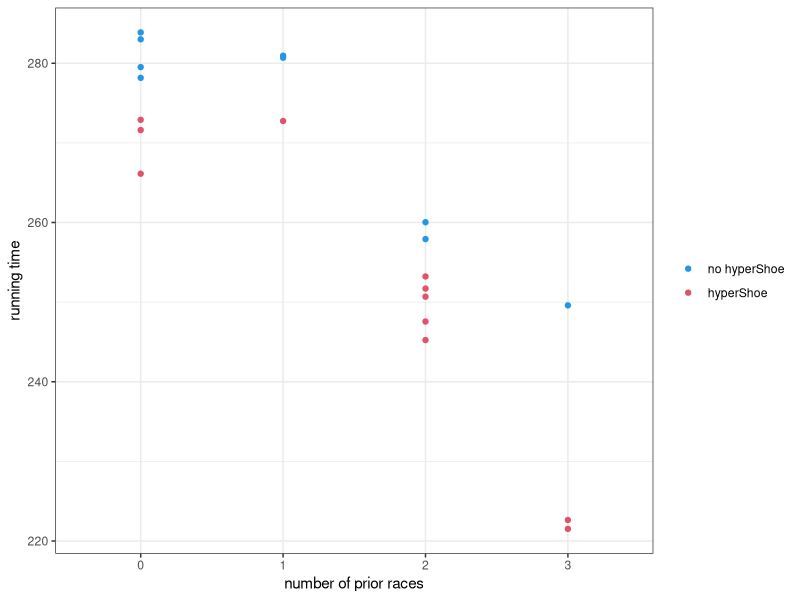
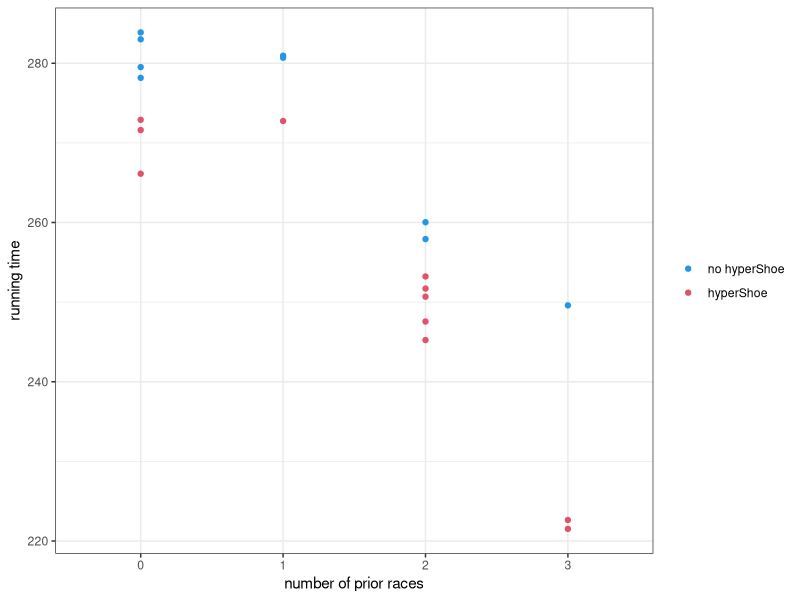

Recreate these plots in R, in order. (Note: this script raises an error after producing the figures.)
library(tidyverse)
library(ggrepel)

set.seed(62)
n <- 20
prior_race <- sample(c(0, 1, 2, 3), n, replace = T)

dat <- data.frame(prior_race)

for (i in 0:max(prior_race)) {
  dat[,i + 2] <-  ifelse(dat$prior_race == i, 1, 0)
  names(dat)[i + 2] <- paste0('prior_race', i)
}


dat <- dat[, 2:length(dat)]
Y1 <- as.matrix(cbind(rep(1, nrow(dat)), dat)) %*% c(230, 40, 40, 20, -5)
Y0 <- as.matrix(cbind(rep(1, nrow(dat)), dat)) %*% c(235, 45, 45, 25, 15)

Y1 <- Y1 + rnorm(n, 0, 2.5)
Y0 <- Y0 + rnorm(n, 0, 2.5)

Z <- rbinom(n, 1, .5)
Y <- ifelse(Z == 1, Y1, Y0)
data.frame(Y, prior_race, Z) %>%
  ggplot(aes(as.factor(prior_race), Y, col = as.factor(Z))) +
  geom_point() +
  scale_color_manual(values = c(4, 2), labels = c('no hyperShoe', 'hyperShoe')) +
  labs(x = 'number of prior races', y = 'running time', color = NULL) +
  theme_bw()

ggsave('inst/app/www/learn/fundemental/plots/p1.png', device = 'png', height = 5, width = 8)




table1 <- tibble(runner = 1:20, prior_race, Z, Y0, Y1, Y) %>%
  rename(hyperShoe = Z,
         `prior races` = prior_race) %>%
  map_df(., function(x){round(x, 0)}) %>%
  mutate(Y0 = ifelse(hyperShoe == 1, NA, Y0),
         Y1 = ifelse(hyperShoe == 0, NA, Y1))

write_csv(table1, '~/Dropbox/thinkCausal_dev/thinkCausal/inst/extdata/fundamental_table1.csv')



# set.seed(21)
# Y1 <- floor(250 - 5 + rnorm(10, 0, 2))
# Y0 <- floor(250 + rnorm(10, 0, 2))
#
# dat.nf <- data.frame(runner = 1:10, `first race` = 'no', Y0, Y1)
#
# Y1 <- floor(265 - 5 + rnorm(20, 0, 2))
# Y0 <- floor(265 + rnorm(20, 0, 2))
#
#
# dat.f<- data.frame(runner = 11:30, `first race` = 'yes', Y0, Y1)
#
# dat <- rbind(dat.nf, dat.f)
# dat$Z <- rbinom(30, 1, .5)
# dat$Y <- ifelse(dat$Z == 1, dat$Y1, dat$Y0)
#
# dat <- dat[sample(1:nrow(dat), nrow(dat)), ]
# dat$runner <- 1:nrow(dat)
# rownames(dat) <- 1:nrow(dat)
# hold <- dat[2,]
# dat[2,] <- dat[23,]
# dat[23,] <- hold
# rownames(dat) <- 1:nrow(dat)
# dat$runner <- 1:nrow(dat)
# table1 <- dat %>% select(-first.race) %>% select(runner, Z, Y0, Y1, Y) %>% rename(`hyperShoe` = Z)
#
# write_csv(table1, '~/Dropbox/thinkCausal_dev/thinkCausal/inst/extdata/fundamental_table1.csv')
#
#
# write_csv(table1[1,], '~/Dropbox/thinkCausal_dev/thinkCausal/inst/extdata/fundamental_table2.csv')
#
#
# dat[1, ] %>%
#   pivot_longer(cols = c(Y0, Y1)) %>%
#   mutate(cf = ifelse(Z != str_sub(name, -1), T, F)) %>%
#   filter(name == 'Y1') %>%
#   ggplot(aes(name, value, col = name, label = runner)) +
#   geom_point(aes(shape = cf)) +
#   scale_shape_manual(values = c(19, 21), labels = c('observed', 'counterfactual')) +
#   scale_x_discrete(limits = c('Y0', 'Y1')) +
#   coord_cartesian(ylim = c(240, 270)) +
#   geom_text_repel(show.legend = FALSE, seed = 4) +
#   scale_color_manual(values = c(2)) +
#   theme_bw() +
#   labs(x = 'Potential Outcomes', col = NULL, y = 'Running Time', title = 'Runner 1', subtitle = 'observed outcome', shape = NULL)
#
# ggsave('inst/app/www/learn/fundemental/plots/p1.png', device = 'png', height = 5, width = 8)
#
#
#
#
# dat[1, ] %>%
#   pivot_longer(cols = c(Y0, Y1)) %>%
#   mutate(cf = ifelse(Z != str_sub(name, -1), T, F)) %>%
#   ggplot(aes(name, value, col = name, label = runner)) +
#   geom_point(aes(shape = cf)) +
#   scale_shape_manual(values = c(19, 21), labels = c('observed', 'counterfactual')) +
#   geom_text_repel(show.legend = FALSE, seed = 4) +
#   scale_color_manual(values = c(4, 2)) +
#   coord_cartesian(ylim = c(240, 270)) +
#   theme_bw() +
#   labs(x = 'Potential Outcomes', col = NULL, y = 'Running Time', title = 'Runner 1', subtitle = 'observed and counter-factual outcomes', shape = NULL)
#
# ggsave('inst/app/www/learn/fundemental/plots/p2.png', device = 'png', height = 5, width = 8)
#
#
#
# dat[1:2, ] %>%
#   pivot_longer(cols = c(Y0, Y1)) %>%
#   slice(c(1,2,3)) %>%
#   mutate(cf = ifelse(Z != str_sub(name, -1), T, F)) %>%
#   ggplot(aes(name, value, col = name, label = runner)) +
#   geom_point(aes(shape = cf)) +
#   scale_shape_manual(values = c(19, 21), labels = c('observed', 'counterfactual')) +
#   geom_text_repel(show.legend = FALSE, seed = 4) +
#   scale_color_manual(values = c(4, 2)) +
#   coord_cartesian(ylim = c(240, 270)) +
#   theme_bw() +
#   labs(x = 'Potential Outcomes', col = NULL, y = 'Running Time', title = 'Runners 1 & 2',subtitle = "consider runner 2's observed outcome", shape = NULL)
#
# ggsave('inst/app/www/learn/fundemental/plots/p3.png', device = 'png', height = 5, width = 8)
#
#
# dat[1:2, ] %>%
#   pivot_longer(cols = c(Y0, Y1)) %>%
#   mutate(cf = ifelse(Z != str_sub(name, -1), T, F)) %>%
#   ggplot(aes(name, value, col = name, label = runner)) +
#   geom_point(aes(shape = cf)) +
#   scale_shape_manual(values = c(19, 21), labels = c('observed', 'counterfactual')) +
#   geom_text_repel(show.legend = FALSE, seed = 4) +
#   scale_color_manual(values = c(4, 2)) +
#   coord_cartesian(ylim = c(240, 270)) +
#   theme_bw() +
#   labs(x = 'Potential Outcomes', col = NULL, y = 'Running Time', title = 'Runners 1 & 2',subtitle = 'observed and counter-factual outcomes', shape = NULL)
#
# ggsave('inst/app/www/learn/fundemental/plots/p4.png', device = 'png', height = 5, width = 8)
#
#
# pj <- position_jitter(width = .25, height = .45, seed = 23)
#
# dat %>%
#   pivot_longer(cols = c(Y0, Y1)) %>%
#   mutate(cf = ifelse(Z != str_sub(name, -1), T, F)) %>%
#   ggplot(aes(name, value, col = name, label = runner)) +
#   geom_point(aes(shape = cf), position = pj) +
#   scale_shape_manual(values = c(21, 19), labels = c('counterfactual', 'observed')) +
#   scale_color_manual(values = c(4, 2)) +
#   coord_cartesian(ylim = c(240, 270)) +
#   theme_bw() +
#   labs(x = 'Potential Outcomes', col = NULL, y = 'Running Time', title = "All Runners 'Jittered'", subtitle = 'observed and counterfactual outcomes', shape = NULL)
#
#
# ggsave('inst/app/www/learn/fundemental/plots/p5.png', device = 'png', height = 5, width = 8)
#
# Y1 <- dat$Y1
# Y0 <- dat$Y0
# dat %>%
#   pivot_longer(cols = c(Y0, Y1)) %>%
#   mutate(cf = ifelse(Z != str_sub(name, -1), T, F)) %>%
#   ggplot(aes(name, value, col = name, label = runner)) +
#   geom_point(aes(shape = cf), position = pj) +
#   geom_segment(aes( x = 1.7, xend = 2.3, y = round(mean(Y1), 0), yend = round(mean(Y1), 0)), col = 1, linetype = 2) +
#   geom_segment(aes( x = 0.7, xend = 1.3, y = mean(Y0), yend = mean(Y0)), col = 1, linetype = 2) +
#   scale_color_manual(values = c(4, 2)) +
#   scale_shape_manual(values = c(21, 19), labels = c('counterfactual Y', 'observed Y')) +
#   theme_bw() +
#   coord_cartesian(ylim = c(240, 270)) +
#   annotate(
#     geom = "curve", x = .65, y = 257, xend = .68, yend = 260,
#     curvature = -.8, arrow = arrow(length = unit(2, "mm"))
#   ) +
#   annotate(geom = "text", x = 1, y = 257, label = "average Y0 = 260", hjust = "center", size = 3.5) +
#   annotate(
#     geom = "curve", x = 2.35, y = 252, xend = 2.32, yend = 255,
#     curvature = .8, arrow = arrow(length = unit(2, "mm"))
#   ) +
#   annotate(geom = "text", x = 2, y = 252, label = "average Y1 = 255", hjust = "center", size = 3.5) +
#
#   labs(shape = NULL, color = NULL) +
#   labs(x = 'Potential Outcomes', col = NULL, y = 'Running Time', title = "True ATE = -5", subtitle = 'ATE = the average Y1 - the average Y0', shape = NULL)
#
#
# ggsave('inst/app/www/learn/fundemental/plots/p6.png', device = 'png', height = 5, width = 8)
#
#
#
#
# dat %>%
#   ggplot(aes(as.factor(Z), Y, col = as.factor(Z))) +
#   geom_point(position = pj) +
#   scale_color_manual(values = c(4, 2), labels = c('No hyperShoe', 'hyperShoe')) +
#   scale_x_discrete(labels = c('No hyperShoe (observed Y0)', 'hyperShoe (observed Y1)')) +
#   theme_bw() +
#   coord_cartesian(ylim = c(240, 270)) +
#   labs(x = NULL, y = 'Running time', col = NULL, title = 'Observed outcomes only')
#
# ggsave('inst/app/www/learn/fundemental/plots/p7.png', device = 'png', height = 5, width = 8)
#
#
# dat2 <- table1
# dat2$Y1 <- as.character(dat2$Y1)
# dat2$Y0 <- as.character(dat2$Y0)
# dat2 <- dat2 %>% mutate(Y1 = ifelse(hyperShoe == 1, Y1, NA),
#                         Y0 = ifelse(hyperShoe == 0, Y0, NA))
#
#
# write_csv(dat2,  '~/Dropbox/thinkCausal_dev/thinkCausal/inst/extdata/fundemental_table3.csv')
#
#
# dat %>%
#   ggplot(aes(as.factor(Z), Y, col = as.factor(Z))) +
#   geom_point(position = pj) +
#   geom_segment(aes( x = 1.7, xend = 2.3, y = round(mean(Y[Z == 1]), 0), yend = round(mean(Y[Z == 1]), 0)), col = 1, linetype = 1) +
#   geom_segment(aes( x = 0.7, xend = 1.3, y = round(mean(Y[Z == 0]), 0), yend = round(mean(Y[Z == 0]), 0)), col = 1, linetype = 1) +
#   scale_color_manual(values = c(4, 2), labels = c('No hyperShoe', 'hyperShoe')) +
#   scale_x_discrete(labels = c('No hyperShoe (Observed Y0)', 'hyperShoe (Observed Y1)')) +
#   theme_bw() +
#   labs(x = NULL, y = 'Running time', col = NULL, title = 'Averages of Observed Y0 and Observed Y1') +
#   annotate(
#     geom = "curve", x = .65, y = 260, xend = .68, yend = 258,
#     curvature = .8, arrow = arrow(length = unit(2, "mm"))
#   ) +
#   annotate(geom = "text", x = 1, y = 260.5, label = "average observed Y0 = 258", hjust = "center", size = 3.5) +
#   annotate(
#     geom = "curve", x = 2.35, y = 254, xend = 2.32, yend = 256,
#     curvature = .8, arrow = arrow(length = unit(2, "mm"))
#   ) +
#   annotate(geom = "text", x = 2, y = 253.5, label = "average observed Y1 = 256", hjust = "center", size = 3.5) +
#   coord_cartesian(ylim = c(240, 270))
#
#
# ggsave('inst/app/www/learn/fundemental/plots/p8.png', device = 'png', height = 5, width = 8)
#
#
# dat3 <- dat
# dat3 <- dat3 %>% mutate(Y1 = ifelse(Z == 1, Y1, 256),
#                         Y0 = ifelse(Z == 0, Y0, 258))
# dat3 <- dat3 %>% mutate(ITE = Y1 - Y0)
# dat3 <- dat3 %>% select(runner, first.race, Z, Y0, Y1, Y, ITE)
#
#
# write_csv(dat3 %>% select(1:6) %>% rename(hyperShoe = Z),  '~/Dropbox/thinkCausal_dev/thinkCausal/inst/extdata/fundemental_table4.csv')
#
#
#
# dat3$ITE_true <- with(dat, Y1 - Y0)
#
# dat3 %>%
#   ggplot(aes(runner, ITE, label = runner)) +
#   geom_point() +
#   geom_text_repel(show.legend = FALSE, seed = 4, size = 3) +
#   annotate(
#     geom = "curve", x = 2, y = 8.5, xend = 2, yend = 10.5,
#     curvature = 0, arrow = arrow(length = unit(2, "mm"))
#   ) +
#   annotate(geom = "text", x = 6, y = 8, label = "predicted treatment effect of 11", hjust = "center", size = 3) +
#   annotate(
#     geom = "curve", x = 4, y = -10.5, xend = 4, yend = -12.5,
#     curvature = 0, arrow = arrow(length = unit(2, "mm"))
#   ) +
#   annotate(geom = "text", x = 8, y = -10, label = "predicted treatment effect of -13", hjust = "center", size = 3) +
#   theme_bw() +
#   theme(legend.position = 'top', legend.justification='left') +
#   labs(x = 'Runner ID', y = 'Predicted Causal Effect of hyperShoes', linetype = NULL, title = 'Estimated Causal Effects')
# ggsave('inst/app/www/learn/fundemental/plots/p9.png', device = 'png', height = 5, width = 8)
#
#
# dat3 %>%
#   pivot_longer(contains('ITE')) %>%
#   ggplot(aes(runner, value, col = name, shape = name)) +
#   scale_color_manual(values = c(1, 6), labels = c('Predicted Causal Effect', 'True Causal Effect')) +
#   scale_shape_manual(values = c(19, 21), labels = c('Predicted Causal Effect', 'True Causal Effect')) +
#   geom_line(aes(group = runner,linetype = 'bias'), col = 'dark grey') +
#   scale_linetype_manual(values = 2) +
#   geom_point() +
#   #geom_hline(aes(yintercept = mean(value), col = name)) +
#   #geom_hline(yintercept = mean(dat3$ITE)) +
#   #geom_hline(yintercept = mean(dat3$ITE_true), col = 6, linetype = 2) +
#   theme_bw() +
#   theme(legend.position = 'top', legend.justification = 'left') +
#   labs(col = NULL, shape = NULL, linetype = NULL, x = 'Runner ID')
# ggsave('inst/app/www/learn/fundemental/plots/p10.png', device = 'png', height = 5, width = 8)
#
#
# dat3 %>%
#   pivot_longer(contains('ITE')) %>%
#   ggplot(aes(value, fill = name)) +
#   geom_histogram(col = 'black') +
#   facet_wrap(~name, ncol = 1) +
#   theme_bw()
#
#
#
# dat %>%
#   ggplot(aes(as.factor(Z), Y, col = as.factor(Z), shape = first.race)) +
#   geom_point(position = pj) +
#   scale_color_manual(values = c(4, 2), labels = c('No hyperShoe', 'hyperShoe')) +
#   scale_shape_manual(values = c(4, 19)) +
#   scale_x_discrete(labels = c('No hyperShoe (Observed Y0)', 'hyperShoe (Observed Y1)')) +
#   theme_bw() +
#   coord_cartesian(ylim = c(240, 270)) +
#   labs(x = NULL, y = 'Running time', col = NULL, title = 'Averages of Observed Y1 and Observed Y0')
#
# ggsave('inst/app/www/learn/fundemental/plots/p11.png', device = 'png', height = 5, width = 8)
#
#
#
# dat %>%
#   group_by(first.race, Z) %>%
#   summarise(mean(Y))
#
# dat %>%
#   ggplot(aes(as.factor(Z), Y, col = as.factor(Z), shape = first.race)) +
#   geom_point(position = pj) +
#   geom_segment(aes( x = 1.7, xend = 2.3, y = round(mean(Y[Z == 1& first.race == 'yes']), 0), yend = round(mean(Y[Z == 1 & first.race == 'yes']), 0)), col = 1, linetype = 1) +
#   geom_segment(aes( x = 0.7, xend = 1.3, y = round(mean(Y[Z == 0 & first.race == 'yes']), 0), yend = round(mean(Y[Z == 0 & first.race == 'yes']), 0)), col = 1, linetype = 1) +
#   annotate(
#     geom = "curve", x = .65, y = 269.5, xend = .65, yend = 265,
#     curvature = .8, arrow = arrow(length = unit(2, "mm"))
#   ) +
#   annotate(geom = "text", x = 1, y = 270, label = "average observed Y0 = 265", hjust = "center", size = 3) +
#   annotate(
#     geom = "curve", x = 2.35, y = 263.5, xend = 2.35, yend = 260,
#     curvature = -.8, arrow = arrow(length = unit(2, "mm"))
#   ) +
#   annotate(geom = "text", x = 2, y = 264, label = "average observed Y1 = 260", hjust = "center", size = 3) +
#   annotate(
#     geom = "curve", x = .65, y = 248, xend = .65, yend = 250,
#     curvature = -.8, arrow = arrow(length = unit(2, "mm"))
#   ) +
#   annotate(geom = "text", x = 1, y = 247.5, label = "average observed Y0 = 250", hjust = "center", size = 3) +
#   annotate(
#     geom = "curve", x = 2.35, y = 242.5, xend = 2.35, yend = 245,
#     curvature = .8, arrow = arrow(length = unit(2, "mm"))
#   ) +
#   annotate(geom = "text", x = 2, y = 242, label = "average observed Y1 = 245", hjust = "center", size = 3) +
#   geom_segment(aes( x = 1.7, xend = 2.3, y = mean(Y[Z == 1 & first.race == 'no']), yend = mean(Y[Z == 1 & first.race == 'no'])), col = 1, linetype = 1) +
#   geom_segment(aes( x = 0.7, xend = 1.3, y = mean(Y[Z == 0 & first.race == 'no']), yend = mean(Y[Z == 0 & first.race == 'no'])), col = 1, linetype = 1) +
#   scale_color_manual(values = c(4, 2), labels = c('No hyperShoe', 'hyperShoe')) +
#   scale_shape_manual(values = c(17, 19)) +
#   scale_x_discrete(labels = c('No hyperShoe (Observed Y0)', 'hyperShoe (Observed Y1)')) +
#   theme_bw() +
#   coord_cartesian(ylim = c(240, 270)) +
#   labs(x = NULL, y = 'Running time', col = NULL, title = 'Averages of Observed Y0 and Observed Y1')
#
# ggsave('inst/app/www/learn/fundemental/plots/p12.png', device = 'png', height = 5, width = 8)
#
#
#
# dat4 <- dat
# dat4 <- dat4 %>% mutate(Y1 = case_when(
#   Z == 0 & first.race == 'yes' ~ 260,
#   Z == 0 & first.race == 'no' ~ 245,
#   TRUE ~ Y1
# ),
# Y0 = case_when(
#   Z == 1 & first.race == 'yes' ~ 265,
#   Z == 1 & first.race == 'no' ~ 250,
#   TRUE ~ Y0
# ))
# dat4 <- dat4 %>% mutate(ITE = Y1 - Y0)
# dat4 <- dat4 %>% select(runner, first.race, Z, Y0, Y1, Y, ITE)
#
#
#
# dat4$ITE_true <- with(dat, Y1 - Y0)
#
# dat4 %>%
#   ggplot(aes(runner, ITE, label = runner)) +
#   geom_point() +
#   geom_text_repel(show.legend = FALSE, seed = 4, size = 3) +
#   # annotate(
#   #   geom = "curve", x = 2, y = 8.5, xend = 2, yend = 10.5,
#   #   curvature = 0, arrow = arrow(length = unit(2, "mm"))
#   # ) +
#   # annotate(geom = "text", x = 6, y = 8, label = "predicted treatment effect of 11", hjust = "center", size = 3) +
#   # annotate(
#   #   geom = "curve", x = 4, y = -10.5, xend = 4, yend = -12.5,
#   #   curvature = 0, arrow = arrow(length = unit(2, "mm"))
#   # ) +
#   # annotate(geom = "text", x = 8, y = -10, label = "predicted treatment effect of -13", hjust = "center", size = 3) +
#   theme_bw() +
#   theme(legend.position = 'top', legend.justification='left') +
#   labs(x = 'Runner ID', y = 'Predicted Causal Effect of hyperShoes', linetype = NULL, title = 'Estimated Causal Effects')
# ggsave('inst/app/www/learn/fundemental/plots/p13.png', device = 'png', height = 5, width = 8)
#
#
#
#
# dat4 %>%
#   pivot_longer(contains('ITE')) %>%
#   ggplot(aes(runner, value, col = name, shape = name)) +
#   scale_color_manual(values = c(1, 6), labels = c('Predicted Causal Effect', 'True Causal Effect')) +
#   scale_shape_manual(values = c(19, 21), labels = c('Predicted Causal Effect', 'True Causal Effect')) +
#   geom_line(aes(group = runner,linetype = 'bias'), col = 'dark grey') +
#   scale_linetype_manual(values = 2) +
#   geom_point() +
#   #geom_hline(aes(yintercept = mean(value), col = name)) +
#   #geom_hline(yintercept = mean(dat3$ITE)) +
#   #geom_hline(yintercept = mean(dat3$ITE_true), col = 6, linetype = 2) +
#   theme_bw() +
#   theme(legend.position = 'top', legend.justification = 'left') +
#   labs(col = NULL, shape = NULL, linetype = NULL, x = 'Runner ID')
# ggsave('inst/app/www/learn/fundemental/plots/p14.png', device = 'png', height = 5, width = 8)
#
#
#
